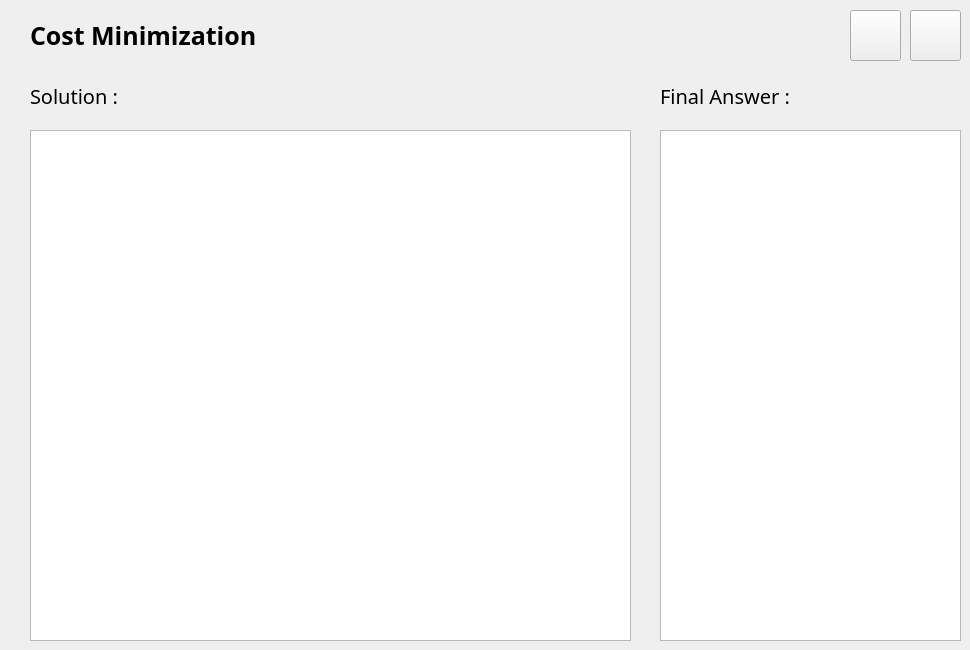
    <widget class="QWidget" name="tab_3">
     <attribute name="title">
      <string>Page</string>
     </attribute>
     <widget class="QPushButton" name="modifyButton">
      <property name="geometry">
       <rect>
        <x>850</x>
        <y>10</y>
        <width>51</width>
        <height>51</height>
       </rect>
      </property>
      <property name="font">
       <font>
        <pointsize>9</pointsize>
       </font>
      </property>
      <property name="text">
       <string/>
      </property>
      <property name="icon">
       <iconset resource="hungarian_icons.qrc">
        <normaloff>:/icons/back.png</normaloff>:/icons/back.png</iconset>
      </property>
      <property name="iconSize">
       <size>
        <width>45</width>
        <height>45</height>
       </size>
      </property>
     </widget>
     <widget class="QLabel" name="label_7">
      <property name="geometry">
       <rect>
        <x>30</x>
        <y>80</y>
        <width>131</width>
        <height>31</height>
       </rect>
      </property>
      <property name="font">
       <font>
        <family>Segoe UI Light</family>
        <pointsize>15</pointsize>
        <weight>50</weight>
        <bold>false</bold>
       </font>
      </property>
      <property name="text">
       <string>Solution :</string>
      </property>
     </widget>
     <widget class="QLabel" name="label_8">
      <property name="geometry">
       <rect>
        <x>660</x>
        <y>80</y>
        <width>171</width>
        <height>31</height>
       </rect>
      </property>
      <property name="font">
       <font>
        <family>Segoe UI Light</family>
        <pointsize>15</pointsize>
        <weight>50</weight>
        <bold>false</bold>
       </font>
      </property>
      <property name="text">
       <string>Final Answer :</string>
      </property>
      <property name="alignment">
       <set>Qt::AlignLeading|Qt::AlignLeft|Qt::AlignVCenter</set>
      </property>
     </widget>
     <widget class="QTextEdit" name="solutionOutput">
      <property name="geometry">
       <rect>
        <x>30</x>
        <y>130</y>
        <width>601</width>
        <height>511</height>
       </rect>
      </property>
      <property name="font">
       <font>
        <family>Ubuntu</family>
        <pointsize>11</pointsize>
        <weight>50</weight>
        <bold>false</bold>
       </font>
      </property>
      <property name="html">
       <string>&lt;!DOCTYPE HTML PUBLIC &quot;-//W3C//DTD HTML 4.0//EN&quot; &quot;http://www.w3.org/TR/REC-html40/strict.dtd&quot;&gt;
&lt;html&gt;&lt;head&gt;&lt;meta name=&quot;qrichtext&quot; content=&quot;1&quot; /&gt;&lt;style type=&quot;text/css&quot;&gt;
p, li { white-space: pre-wrap; }
&lt;/style&gt;&lt;/head&gt;&lt;body style=&quot; font-family:'Ubuntu'; font-size:11pt; font-weight:400; font-style:normal;&quot;&gt;
&lt;p style=&quot;-qt-paragraph-type:empty; margin-top:0px; margin-bottom:0px; margin-left:0px; margin-right:0px; -qt-block-indent:0; text-indent:0px; font-family:'Segoe UI'; font-size:12pt;&quot;&gt;&lt;br /&gt;&lt;/p&gt;&lt;/body&gt;&lt;/html&gt;</string>
      </property>
     </widget>
     <widget class="QTextEdit" name="answerOutput">
      <property name="geometry">
       <rect>
        <x>660</x>
        <y>130</y>
        <width>301</width>
        <height>511</height>
       </rect>
      </property>
      <property name="font">
       <font>
        <family>Ubuntu</family>
        <pointsize>11</pointsize>
        <weight>50</weight>
        <bold>false</bold>
       </font>
      </property>
      <property name="frameShape">
       <enum>QFrame::StyledPanel</enum>
      </property>
      <property name="html">
       <string>&lt;!DOCTYPE HTML PUBLIC &quot;-//W3C//DTD HTML 4.0//EN&quot; &quot;http://www.w3.org/TR/REC-html40/strict.dtd&quot;&gt;
&lt;html&gt;&lt;head&gt;&lt;meta name=&quot;qrichtext&quot; content=&quot;1&quot; /&gt;&lt;style type=&quot;text/css&quot;&gt;
p, li { white-space: pre-wrap; }
&lt;/style&gt;&lt;/head&gt;&lt;body style=&quot; font-family:'Ubuntu'; font-size:11pt; font-weight:400; font-style:normal;&quot;&gt;
&lt;p style=&quot;-qt-paragraph-type:empty; margin-top:0px; margin-bottom:0px; margin-left:0px; margin-right:0px; -qt-block-indent:0; text-indent:0px; font-family:'Segoe UI'; font-size:12pt;&quot;&gt;&lt;br /&gt;&lt;/p&gt;&lt;/body&gt;&lt;/html&gt;</string>
      </property>
     </widget>
     <widget class="QPushButton" name="homeButton">
      <property name="geometry">
       <rect>
        <x>910</x>
        <y>10</y>
        <width>51</width>
        <height>51</height>
       </rect>
      </property>
      <property name="font">
       <font>
        <pointsize>8</pointsize>
       </font>
      </property>
      <property name="text">
       <string/>
      </property>
      <property name="icon">
       <iconset resource="hungarian_icons.qrc">
        <normaloff>:/icons/home.png</normaloff>:/icons/home.png</iconset>
      </property>
      <property name="iconSize">
       <size>
        <width>45</width>
        <height>45</height>
       </size>
      </property>
     </widget>
     <widget class="QLabel" name="label_12">
      <property name="geometry">
       <rect>
        <x>30</x>
        <y>20</y>
        <width>281</width>
        <height>31</height>
       </rect>
      </property>
      <property name="font">
       <font>
        <family>Segoe UI Light</family>
        <pointsize>19</pointsize>
        <weight>75</weight>
        <bold>true</bold>
        <kerning>true</kerning>
       </font>
      </property>
      <property name="text">
       <string>Cost Minimization</string>
      </property>
      <property name="alignment">
       <set>Qt::AlignLeading|Qt::AlignLeft|Qt::AlignVCenter</set>
      </property>
     </widget>
    </widget>
